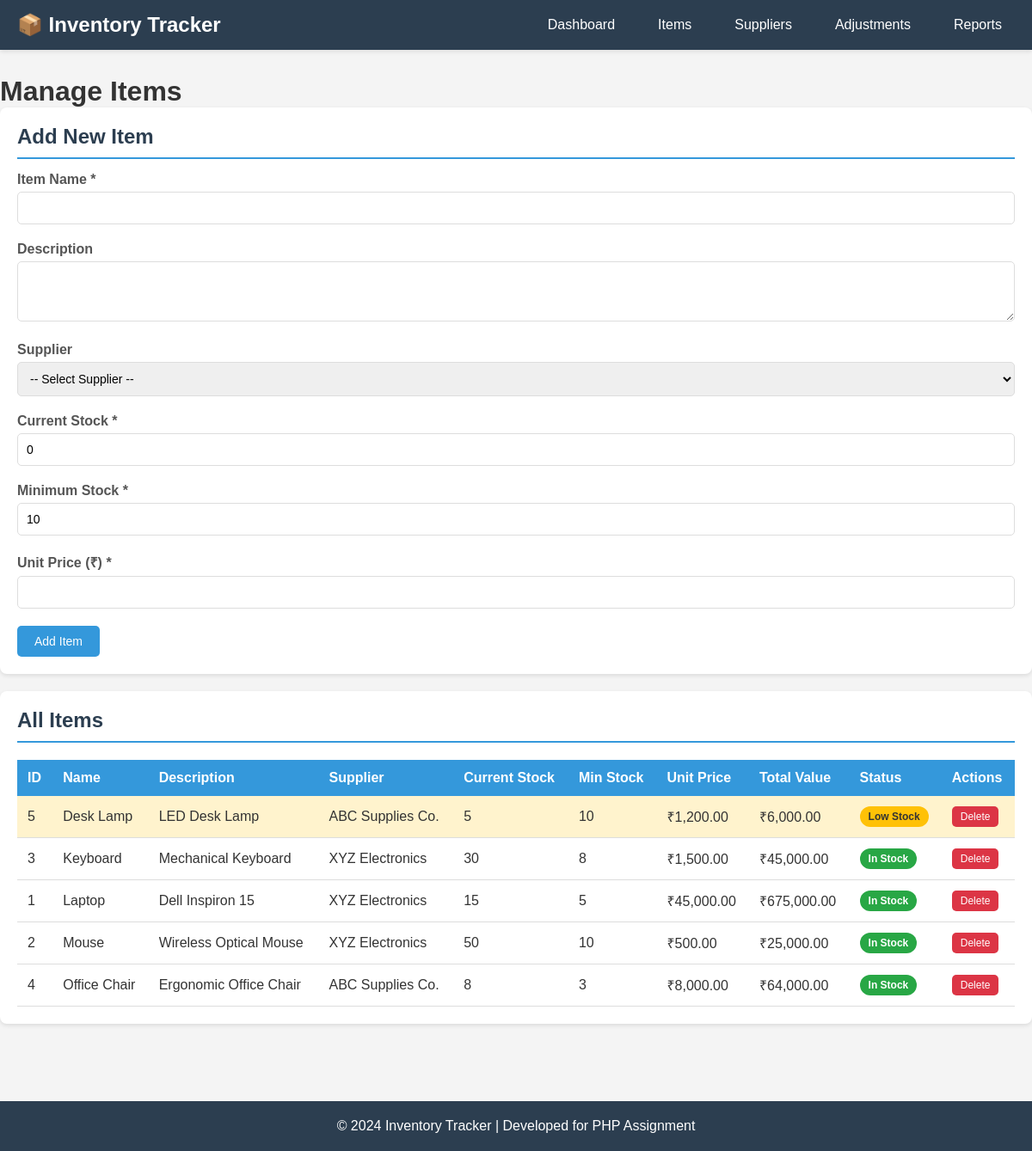
Page /pages/items.php on the committed database.
### tables this page shows
CREATE TABLE items (
    id INT PRIMARY KEY AUTO_INCREMENT,
    name VARCHAR(100) NOT NULL,
    description TEXT,
    supplier_id INT,
    current_stock INT DEFAULT 0,
    minimum_stock INT DEFAULT 10,
    unit_price DECIMAL(10,2),
    created_at TIMESTAMP DEFAULT CURRENT_TIMESTAMP,
    FOREIGN KEY (supplier_id) REFERENCES suppliers(id) ON DELETE SET NULL
);

CREATE TABLE suppliers (
    id INT PRIMARY KEY AUTO_INCREMENT,
    name VARCHAR(100) NOT NULL,
    contact_person VARCHAR(100),
    phone VARCHAR(20),
    email VARCHAR(100),
    created_at TIMESTAMP DEFAULT CURRENT_TIMESTAMP
);

### pages/items.php (the view, shortened to what this page needs)
<?php
require_once '../config/database.php';
include '../includes/header.php';
$items_query = "SELECT i.*, s.name as supplier_name
                FROM items i
                LEFT JOIN suppliers s ON i.supplier_id = s.id
                ORDER BY i.name";
$items_result = mysqli_query($conn, $items_query);
?>
<h1>Manage Items</h1>
<div class="card">
    <h2>Add New Item</h2>
    <form action="../actions/item_actions.php" method="POST">
        <div class="form-group">
            <label for="name">Item Name *</label>
            <input type="text" id="name" name="name" required>
        </div>
        <div class="form-group">
            <label for="description">Description</label>
            <textarea id="description" name="description" rows="3"></textarea>
        </div>
        <div class="form-group">
            <label for="supplier_id">Supplier</label>
            <select id="supplier_id" name="supplier_id">
                <option value="">-- Select Supplier --</option>
            </select>
        </div>
        <div class="form-group">
            <label for="current_stock">Current Stock *</label>
            <input type="number" id="current_stock" name="current_stock" value="0" min="0" required>
        </div>
        <div class="form-group">
            <label for="minimum_stock">Minimum Stock *</label>
            <input type="number" id="minimum_stock" name="minimum_stock" value="10" min="0" required>
        </div>
        <div class="form-group">
            <label for="unit_price">Unit Price (₹) *</label>
            <input type="number" id="unit_price" name="unit_price" step="0.01" min="0" required>
        </div>
        <button type="submit" class="btn btn-primary">Add Item</button>
    </form>
</div>
<div class="card">
    <h2>All Items</h2>
    <?php if (mysqli_num_rows($items_result) > 0): ?>
    <table>
        <thead>
            <tr>
                <th>ID</th>
                <th>Name</th>
                <th>Description</th>
                <th>Supplier</th>
                <th>Current Stock</th>
                <th>Min Stock</th>
                <th>Unit Price</th>
                <th>Total Value</th>
                <th>Status</th>
                <th>Actions</th>
            </tr>
        </thead>
        <tbody>
            <?php while ($item = mysqli_fetch_assoc($items_result)):
                $total_value = $item['current_stock'] * $item['unit_price'];
                $is_low_stock = $item['current_stock'] <= $item['minimum_stock'];
            ?>
            <tr <?php echo $is_low_stock ? 'class="low-stock"' : ''; ?>>
                <td><?php echo $item['id']; ?></td>
                <td><?php echo htmlspecialchars($item['name']); ?></td>
                <td><?php echo htmlspecialchars($item['description']); ?></td>
                <td><?php echo htmlspecialchars($item['supplier_name'] ?? 'N/A'); ?></td>
                <td><?php echo $item['current_stock']; ?></td>
                <td><?php echo $item['minimum_stock']; ?></td>
                <td>₹<?php echo number_format($item['unit_price'], 2); ?></td>
                <td>₹<?php echo number_format($total_value, 2); ?></td>
                <td>
                    <?php if ($item['current_stock'] == 0): ?>
                        <span class="badge badge-danger">Out of Stock</span>
                    <?php elseif ($is_low_stock): ?>
                        <span class="badge badge-warning">Low Stock</span>
                    <?php else: ?>
                        <span class="badge badge-success">In Stock</span>
                    <?php endif; ?>
                </td>
                <td>
                    <form action="../actions/item_actions.php" method="POST" style="display: inline;">
                        <button type="submit" class="btn btn-danger btn-sm"
                                onclick="return confirm('Are you sure you want to delete this item?')">
                            Delete
                        </button>
                    </form>
                </td>
            </tr>
            <?php endwhile; ?>
        </tbody>
    </table>
    <?php else: ?>
    <div class="empty-state">
        <p>No items found. Add your first item above!</p>
    </div>
    <?php endif; ?>
</div>
<?php
include '../includes/footer.php';
?>

### css/style.css (style rules this page uses)
* { margin: 0; padding: 0; box-sizing: border-box; }
body { font-family: Arial, sans-serif; background-color: #f4f4f4; color: #333; }
.card { background: white; padding: 20px; border-radius: 8px; box-shadow: 0 2px 5px rgba(0,0,0,0.1); margin-bottom: 20px; }
.card h2 { margin-bottom: 15px; color: #2c3e50; border-bottom: 2px solid #3498db; padding-bottom: 10px; }
table { width: 100%; border-collapse: collapse; margin-top: 20px; }
table th { background-color: #3498db; color: white; padding: 12px; text-align: left; font-weight: bold; }
table td { padding: 12px; border-bottom: 1px solid #ddd; }
.badge { display: inline-block; padding: 5px 10px; border-radius: 12px; font-size: 12px; font-weight: bold; }
.badge-success { background-color: #28a745; color: white; }
.badge-warning { background-color: #ffc107; color: #333; }
.form-group { margin-bottom: 20px; }
.form-group label { display: block; margin-bottom: 5px; font-weight: bold; color: #555; }
.form-group input, .form-group select, .form-group textarea { width: 100%; padding: 10px; border: 1px solid #ddd; border-radius: 5px; font-size: 14px; }
.btn { display: inline-block; padding: 10px 20px; border: none; border-radius: 5px; cursor: pointer; text-decoration: none; font-size: 14px; transition: all 0.3s; }
.btn-primary { background-color: #3498db; color: white; }
.btn-danger { background-color: #dc3545; color: white; }
.btn-sm { padding: 5px 10px; font-size: 12px; }
.low-stock { background-color: #fff3cd !important; }

### rows in the picture
items: id "5", name "Desk Lamp", description "LED Desk Lamp", supplier.name "ABC Supplies Co.", current_stock "5", minimum_stock "10", unit_price "1,200.00", total_value "6,000.00", shows "Low Stock"
items: id "3", name "Keyboard", description "Mechanical Keyboard", supplier.name "XYZ Electronics", current_stock "30", minimum_stock "8", unit_price "1,500.00", total_value "45,000.00", shows "In Stock"
items: id "1", name "Laptop", description "Dell Inspiron 15", supplier.name "XYZ Electronics", current_stock "15", minimum_stock "5", unit_price "45,000.00", total_value "675,000.00", shows "In Stock"
items: id "2", name "Mouse", description "Wireless Optical Mouse", supplier.name "XYZ Electronics", current_stock "50", minimum_stock "10", unit_price "500.00", total_value "25,000.00", shows "In Stock"
items: id "4", name "Office Chair", description "Ergonomic Office Chair", supplier.name "ABC Supplies Co.", current_stock "8", minimum_stock "3", unit_price "8,000.00", total_value "64,000.00", shows "In Stock"
